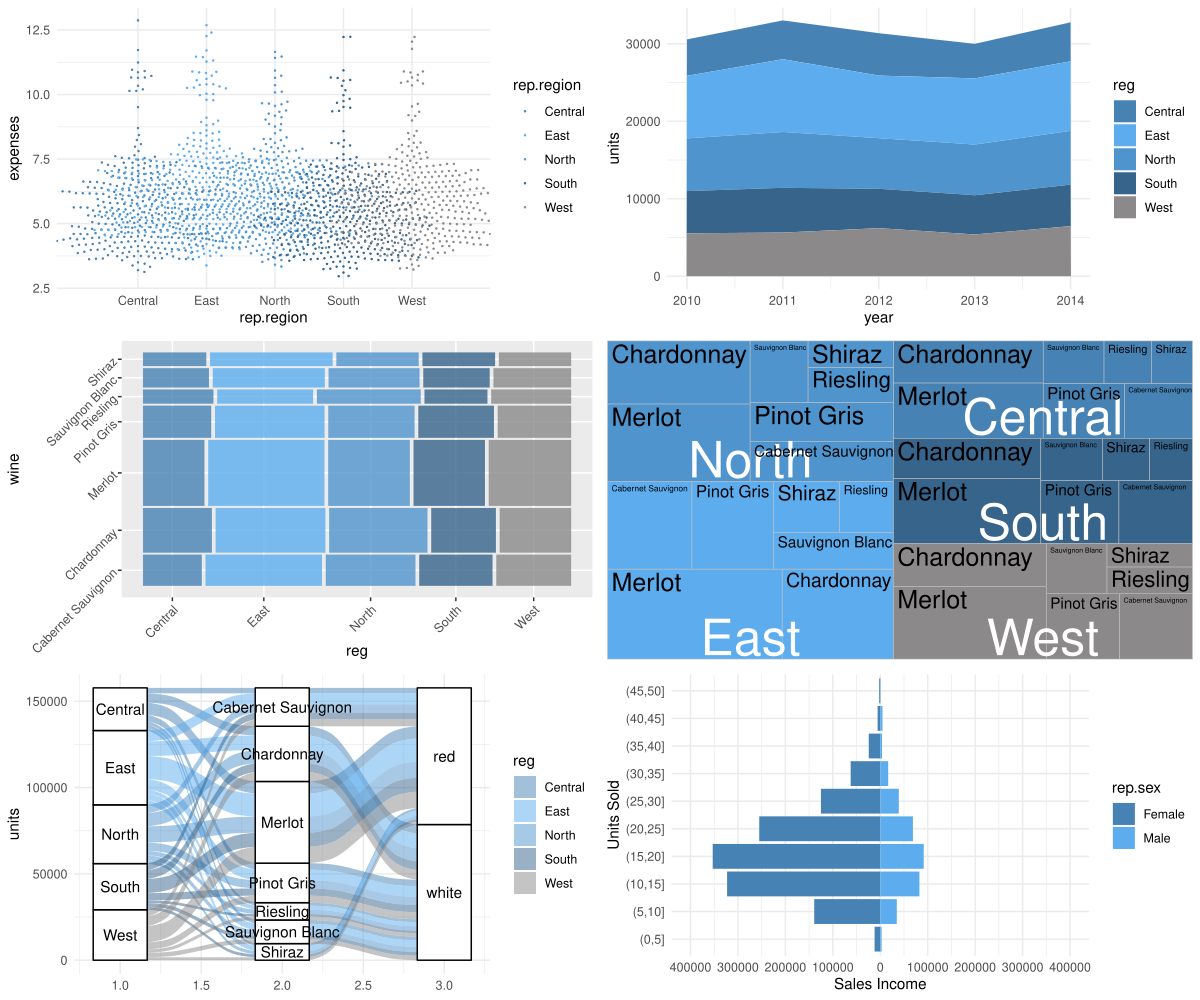

Write R code to recreate this figure.

library(ggplot2)
library(tidyverse)
library(ggmosaic)
library(treemapify)
library(ggalluvial)
library(circlize)
library(ggthemes)
library(ggbeeswarm)
library(ggpubr)

sales<-read_csv(file.choose())
colnames(sales)

#View(sales)

#sales of each region
ggplot(sales)+
  aes(x=rep.region,y=income, fill = rep.region)+
  geom_boxplot()

#Subsetting for 2010
sales2 <- sales[sales$year == 2010,]

#Expense per region for 2010
ggplot(sales2)+
  aes(x=rep.region,y=expenses,color=rep.region)+
  geom_point()

#beeswarm
p.beeswarm<-ggplot(sales2,aes(x=rep.region,y=expenses, color=rep.region))+geom_beeswarm()

#custom colors
my.color <- c("steelblue","steelblue2","steelblue3","steelblue4","snow4")

#cex = space between the points
#size = size of the points
p.beeswarm<-ggplot(sales2,aes(x=rep.region,y=expenses, color=rep.region))+
  geom_beeswarm(cex=2,size=0.2,priority = "density")+
  scale_color_manual(values=my.color)+
  theme_minimal()

#plot2 area plot
reg.year <- aggregate(sales$units.sold,
                      list(year=sales$year,
                           reg=sales$rep.region),
                      sum)
#change column names
colnames(reg.year)[3]<-"units"
colnames(reg.year)

#using tidyverse
reg.year2<- sales%>%group_by(year,reg=rep.region)%>%
  summarise(units=sum(units.sold))
class(reg.year2)

#creating an area plot

p.area <- ggplot(reg.year)+
  aes(x=year,y=units,fill=reg)+
  geom_area()+
  scale_fill_manual(values=my.color)+
  theme_minimal()

p.line <- ggplot(reg.year)+
  aes(x=year,y=units,color=reg)+
  geom_line()



#Mosaic Plot
wine.reg <- aggregate(sales$units.sold,
                      list(wine=sales$wine,
                           reg=sales$rep.region),
                      sum)
colnames(wine.reg)
colnames(wine.reg)[3]<-"units"


#Basic Mosaic plot
p.mosaic1 <- ggplot(wine.reg) +
  geom_mosaic(aes(x=product(wine),
                  weight=units, fill = reg))
#weight = determines size of rectangle
#product = deteremines the partition of rectangle

#better looking mosaic plot
p.mosaic2 <- ggplot(wine.reg) +
  geom_mosaic(aes(x=product(wine),
                  weight=units, fill = reg))+
  scale_fill_manual(values = my.color)+
  theme(axis.text = element_text(angle = 45,hjust = 1))+
  coord_flip()+
  theme(legend.position = "none")

#just x axis tilt
p.mosaic2 <- ggplot(wine.reg) +
  geom_mosaic(aes(x=product(wine),
                  weight=units, fill = reg))+
  scale_fill_manual(values = my.color)+
  theme(axis.text.x = element_text(angle = 45,hjust = 1))


#tree plot
wine.reg.type <- aggregate(sales$units.sold,
                      list(wine=sales$wine,
                           reg=sales$rep.region,
                           type= sales$type),
                      sum)
colnames(wine.reg.type)[4]<-"units"
#area=size of rectangle and subgroup = smaller rectangle within area 
p.tree <- ggplot(wine.reg.type)+aes(area=units,fill=reg,subgroup=reg)+
  geom_treemap()+
  geom_treemap_subgroup_text(color="white")+
  geom_treemap_text(aes(label=wine),color="black")+
  guides(fill=FALSE)+
  scale_fill_manual(values = my.color)



#Alluvial Plot

p.alluvial <- ggplot(wine.reg.type)+aes(axis1=reg,axis2=wine,axis3=type,
                                        y=units)+
  geom_alluvium(aes(fill=reg))+
  #stratum adds the boxes as axis
  geom_stratum()+
  geom_text(stat = "stratum", aes(label = after_stat(stratum)))+
  theme_minimal()+
  scale_fill_manual(values = my.color)


#Diverging Bar Plot / Pyramid Plot
plot(sales$units.sold)
#cut = divide data into groups with same interval
sales$cuts <- cut(sales$units.sold,seq(0,50,5))

#frequency count of units sold for each interval for gender
table(sales$cuts,sales$rep.sex)


pop.df<- aggregate(sales$income,
                   list(rep.sex=sales$rep.sex,
                        units=sales$cuts),
                   sum)
colnames(pop.df)[3]<-"income"

#changing 0-1 to female & male

pop.df$rep.sex[pop.df$rep.sex== 0] <- "Female"
pop.df$rep.sex[pop.df$rep.sex== 1] <- "Male"
#negative values so that Female income is shown on the left side and male income on right side of 0
pop.df$income[pop.df$rep.sex=="Female"] <- pop.df$income[pop.df$rep.sex=="Female"] * -1

#Figuring out the x-axis for plot
#353168.2 - 400,000
max(abs(range(pop.df$income)))
options(scipen = 99)
col1 <- my.color[1]
col2 <- my.color[2]

p.pyr <- ggplot(pop.df)+aes(x=units,y=income,fill=rep.sex)+
  geom_bar(stat="identity")+
  coord_flip()+
  scale_y_continuous(breaks = seq(-400000,400000,100000),
  labels=as.character(abs(seq(-400000,400000,100000))),
  limits=c(-400000,400000))+
  scale_fill_manual(values=c(col1,col2))+
  theme_minimal()+
  xlab("Units Sold")+ylab("Sales Income")


ggarrange(p.beeswarm,p.area,p.mosaic2,p.tree,p.alluvial,p.pyr,
      nrow=3,ncol=2)
